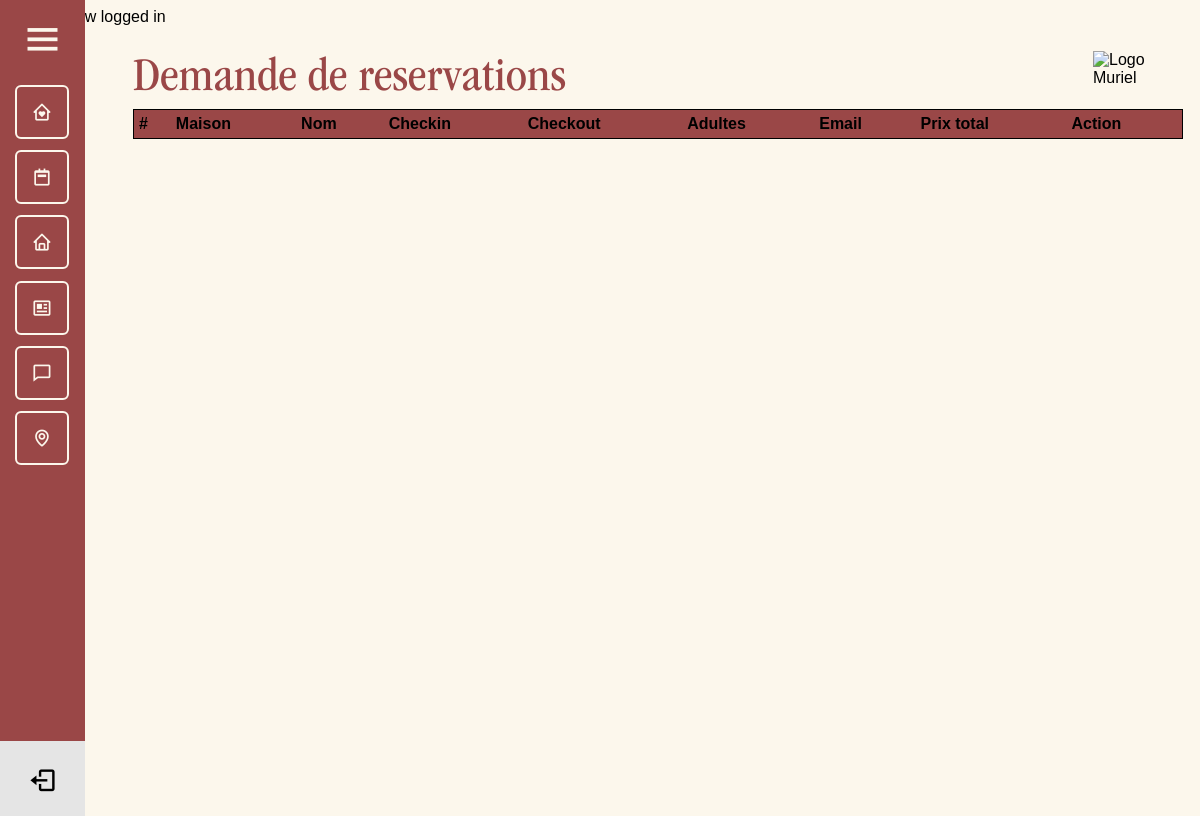
Page /admin/reservations.php (signed in) on the earlier database version.
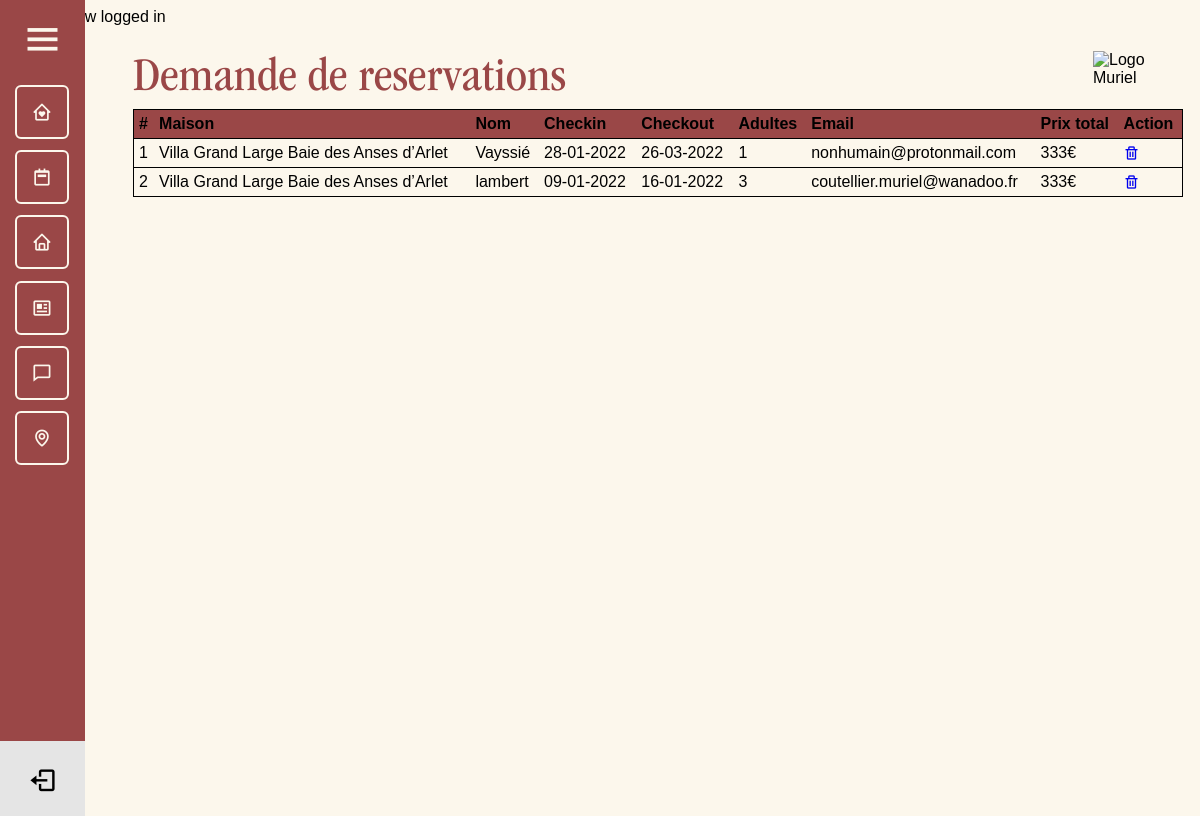
Same page on the later database version.
### tables this page shows
CREATE TABLE `reservations` (
  `id` int(11) NOT NULL,
  `name` varchar(255) NOT NULL,
  `checkin` date NOT NULL,
  `checkout` date NOT NULL,
  `phone` text NOT NULL,
  `people` int(11) NOT NULL,
  `email` varchar(255) NOT NULL,
  `children` varchar(255) NOT NULL,
  `address` varchar(255) DEFAULT NULL,
  `commentaire` text NOT NULL,
  `zip` varchar(15) DEFAULT NULL,
  `pays` varchar(255) DEFAULT NULL,
  `id_rooms` int(11) NOT NULL
);

CREATE TABLE `rooms` (
  `id` int(11) NOT NULL,
  `room_number` varchar(255) NOT NULL,
  `shortName` varchar(50) NOT NULL,
  `price` mediumtext NOT NULL,
  `details` text NOT NULL,
  `details2` text NOT NULL,
  `details3` text NOT NULL,
  `lieu` varchar(255) NOT NULL,
  `map` mediumtext NOT NULL,
  `photo` mediumtext NOT NULL,
  `photo2` longtext NOT NULL,
  `photo3` longtext NOT NULL,
  `photo4` longtext NOT NULL,
  `photo5` longtext NOT NULL,
  `photo6` longtext NOT NULL,
  `photo7` longtext NOT NULL,
  `photo8` longtext NOT NULL,
  `photo9` longtext NOT NULL,
  `photo10` longtext NOT NULL,
  `photo11` longtext NOT NULL,
  `photo12` longtext NOT NULL,
  `photo13` longtext NOT NULL,
  `photo14` longtext NOT NULL,
  `photo15` longtext NOT NULL,
  `photo16` longtext NOT NULL,
  `photo17` longtext NOT NULL,
  `photo18` longtext NOT NULL,
  `photo19` longtext NOT NULL,
  `photo20` longtext NOT NULL,
  `photo21` longtext NOT NULL,
  `photo22` longtext NOT NULL,
  `photo23` longtext NOT NULL,
  `photo24` longtext NOT NULL,
  `eq1` longtext NOT NULL,
  `eq2` longtext NOT NULL,
  `eq3` longtext NOT NULL,
  `eq4` longtext NOT NULL,
  `eq5` longtext NOT NULL,
  `eq6` longtext NOT NULL,
  `eq7` longtext NOT NULL,
  `eq8` longtext NOT NULL,
  `eq9` longtext NOT NULL,
  `eq10` longtext NOT NULL,
  `eq11` longtext NOT NULL,
  `eq12` longtext NOT NULL,
  `eq13` longtext NOT NULL,
  `eq14` longtext NOT NULL,
  `eq15` longtext NOT NULL,
  `act1` longtext NOT NULL,
  `act2` longtext NOT NULL,
  `act3` longtext NOT NULL,
  `act4` varchar(80) NOT NULL,
  `act5` varchar(80) NOT NULL
);

### admin/reservations.php (the view, shortened to what this page needs)
<?php
require_once $_SERVER['DOCUMENT_ROOT'] . '/core/core.php';
include 'includes/header.php';
include 'includes/navigation.php';
$sql = "SELECT * FROM rooms INNER JOIN reservations WHERE rooms.id = reservations.id_rooms ORDER BY reservations.id DESC";
$result = $db->query($sql);
$row_count = 1;
?>
<div class="admin_page">
  <div class="header_admin">
    <h1>Demande de reservations</h1>
    <img src="../assets/png/LOGO_03_PNG_NOIR.png" alt="Logo Muriel">
  </div>
  <div class="admin_page_reserv">
    <table class="table table-striped table-condensed table-bordered">
      <thead>
        <tr>
          <th>#</th>
          <th>Maison</th>
          <th>Nom</th>
          <th>Checkin</th>
          <th>Checkout</th>
          <th>Adultes</th>
          <th>Email</th>
          <th>Prix total</th>
          <th>Action</th>
        </tr>
      </thead>
      <tbody>
        <?php while ($rows = $result->fetch(PDO::FETCH_ASSOC)) :
          $timestamp = strtotime($rows['checkin']);
          $new_checkin = date("d-m-Y", $timestamp);
          $timestamp2 = strtotime($rows['checkout']);
          $new_checkout = date("d-m-Y", $timestamp2);
        ?>
          <tr>
            <td><?= $row_count++; ?></td>
            <td><?= $rows['room_number']; ?></td>
            <td><?= $rows['name']; ?></td>
            <td><?= $new_checkin; ?></td>
            <td><?= $new_checkout; ?></td>
            <td><?= $rows['people']; ?></td>
            <td><?= $rows['email']; ?></td>
            <td><?= $rows['price']; ?>€</td>
            <td>
              <a href="reservations.php?delete=<?= $rows['id']; ?>" onclick="return confirm('Vous êtes sur le point de supprimer une demande de réservation')"><i class='bx bx-trash'></i></a>
            </td>
          </tr>
        <?php endwhile; ?>
      </tbody>
    </table>
  </div>
</div>

### core/core.php (shortened to what this page needs)
<?php
if (isset($_SESSION['logged_in'])) {
    echo '<div>' . $_SESSION['logged_in'] . '</div> ';
}

### admin/includes/header.php (shortened to what this page needs)
<!DOCTYPE html>
<html lang="fr">
<head>
    <link href='https://unpkg.com/boxicons@2.0.8/css/boxicons.min.css' rel='stylesheet'>
    <link rel="stylesheet" href="./css/style.css">
</head>
<body>

### admin/includes/navigation.php (shortened to what this page needs)
<div class="sidebar">
  <div class="logo_content">
    <i class='bx bx-menu' id="btn"></i>
  </div>
  <ul class="nav_list">
    <li>
      <a href="reservations.php">
        <i class='bx bx-home-heart'></i>
      </a>
    </li>
    <li>
      <a href="calendar.php">
        <i class='bx bx-calendar-week'></i>
      </a>
    </li>
    <li>
      <a href="rooms.php">
        <i class='bx bx-home'></i>
      </a>
    </li>
    <li>
      <a href="tours.php">
        <i class='bx bx-news'></i>
      </a>
    </li>
    <li>
      <a href="comments.php">
        <i class='bx bx-comment'></i>
      </a>
    </li>
    <li>
      <a href="../index.php">
        <i class='bx bx-map'></i>
      </a>
    </li>
  </ul>
  <div class="profile_content">
    <div class="profile">
      <a href="logout.php">
        <i class='bx bx-log-out' id="log_out"></i>
      </a>
    </div>
  </div>
</div>
</body>
</html>

### admin/css/style.css (style rules this page uses)
body { position: relative; min-height: 100vh; width: 100%; background-color: #FCF7EC; font-family: sans-serif; overflow-x: hidden; }
.sidebar { position: fixed; top: 0; left: 0; height: 100%; width: 55px; background: #9A4747; padding: 15px 15px; transition: all 0.5s ease; z-index: 10; }
.sidebar #btn { position: absolute; color: #FCF7EC; left: 50%; top: 15px; font-size: 45px; height: 50px; width: 50px; text-align: center; line-height: 50px; transform: translateX(-50%); }
.sidebar ul { margin-top: 20px; }
.nav_list { padding: 0; }
.sidebar ul li { position: relative; height: 50px; width: 90%; padding: 0; list-style: none; line-height: 50px; margin-bottom: 1.4vh; border: solid 2px #FCF7EC; border-radius: 6px; }
.sidebar ul li a { color: #FCF7EC; display: flex; align-items: center; text-decoration: none; border-radius: 6px; white-space: nowrap; }
.sidebar ul li i { height: 50px; min-width: 50px; border-radius: 6px; line-height: 50px; text-align: center; font-size: 1.7vw; }
.sidebar .profile_content { position: absolute; color: #FCF7EC; background-color: #E5E5E5; bottom: 15px; left: 0; width: 100%; }
.sidebar .profile_content .profile { position: relative; padding: 15px 10px; height: 60px; }
.profile #log_out { position: absolute; bottom: 25px; left: 50%; transform: translateX(-50%); min-width: 50px; line-height: 50px; font-size: 20px; border-radius: 6px; text-align: center; font-size: 29px; color: black; }
.admin_page { margin: 25px 25px 25px 125px; }
.admin_page .header_admin { display: flex; justify-content: space-between; }
.admin_page .header_admin h1 { font-family: ITCGaramondStd-BkNarrow; font-style: normal; font-weight: normal; font-size: 4vw; margin: 0; color: #9A4747; }
.admin_page .header_admin img { max-height: 40px; max-width: 90px; }
.admin_page_reserv table, .admin_page_comments table, .admin_page_users table { width: 100%; border-collapse: collapse; border: solid 1px; }
.admin_page_reserv th, .admin_page_comments th, .admin_page_users th { text-align: left; padding: 5px; }
.admin_page_reserv thead, .admin_page_comments thead, .admin_page_users thead { background-color: #9A4747; }
.admin_page_reserv tr, .admin_page_comments tr, .admin_page_users tr { border-bottom: solid 1px; }
.admin_page_reserv td, .admin_page_comments td, .admin_page_users td { padding: 5px; }

Differences in the rows shown:
added reservations: id_rooms.room_number "Villa Grand Large Baie des Anses d’Arlet", name "Vayssié", checkin "28-01-2022", checkout "26-03-2022", people "1", email "nonhumain@protonmail.com", id_rooms.price "333"
added reservations: id_rooms.room_number "Villa Grand Large Baie des Anses d’Arlet", name "lambert", checkin "09-01-2022", checkout "16-01-2022", people "3", email "coutellier.muriel@wanadoo.fr", id_rooms.price "333"
